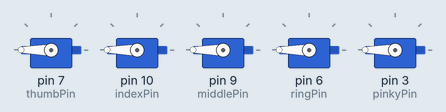
Recording of a sketch running on a simulated Arduino Uno, built with avr-gcc and run on an emulated ATmega328P. Shown: 5 × servo. What the sketch prints to the serial monitor is not drawn.

Above: at 0.1 s.
At 1.1 s:
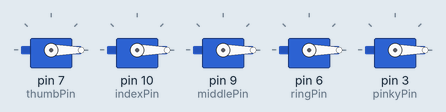
At 2.1 s:
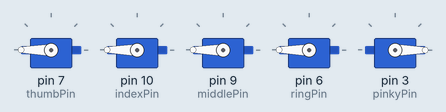
Timing chart, 0 to 3.6 s (numbered marks = the images above):
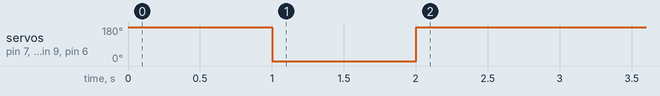

The sketch:

arduinoCode.ino
```cpp
#include <Servo.h>

#define numOfValsRec 5
#define digitsPerValRec 1

#define thumbPin 7
#define indexPin 10
#define middlePin 9
#define ringPin 6
#define pinkyPin 3


Servo servoThumb;
Servo servoIndex;
Servo servoMiddle;
Servo servoRing;
Servo servoPinky;


int valsRec[numOfValsRec];

//$00000
int stringLength = numOfValsRec * digitsPerValRec + 1;
int counter = 0;
bool counterStart = false;
String recievedString;

void setup() {
  Serial.begin(9600);
  Serial.print("Test");
  servoThumb.attach(thumbPin);
  servoIndex.attach(indexPin);
  servoMiddle.attach(middlePin);
  servoRing.attach(ringPin);
  servoPinky.attach(pinkyPin);


 servoThumb.write(180);
  servoIndex.write(180);
  servoMiddle.write(180);
  servoRing.write(180);
  servoPinky.write(180);
  delay(1000);
  servoThumb.write(0);
  servoIndex.write(0);
  servoMiddle.write(0);
  servoRing.write(0);
  servoPinky.write(0);
  delay(1000);

}

void loop() {
  receiveData();

   if(valsRec[0] == 1){servoThumb.write(0);}else{servoThumb.write(180);}
   if(valsRec[1] == 1){servoIndex.write(0);}else{servoIndex.write(180);}
   if(valsRec[2] == 1){servoMiddle.write(0);}else{servoMiddle.write(180);}
   if(valsRec[3] == 1){servoRing.write(0);}else{servoRing.write(180);}
   if(valsRec[4] == 1){servoPinky.write(180);}else{servoPinky.write(0);}
}


void receiveData(){
  while(Serial.available())
  {
    char c = Serial.read();

    if(c == '$')
  {
    counterStart = true;
    }
    if(counterStart)
    {
      if(counter < stringLength)
      {
        recievedString = String(recievedString + c);
        counter++;
      }

      if(counter >= stringLength)
      {Serial.print("fingers = ");
        Serial.println(recievedString);
        //$00000
        for(int i = 0; i <numOfValsRec; i++)
        {
          int num = (i * digitsPerValRec) + 1;
          valsRec[i] = recievedString.substring(num, num+digitsPerValRec).toInt();
        }
        recievedString = "";
        counter = 0;
        counterStart = false;
      }
    }
  }
}
```

Measured:
- by itself, servo on pin 7 (thumbPin), servo on pin 10 (indexPin), servo on pin 9 (middlePin), servo on pin 6 (ringPin): 180° → 0° at 1.0 s, → 180° 1.0 s later
